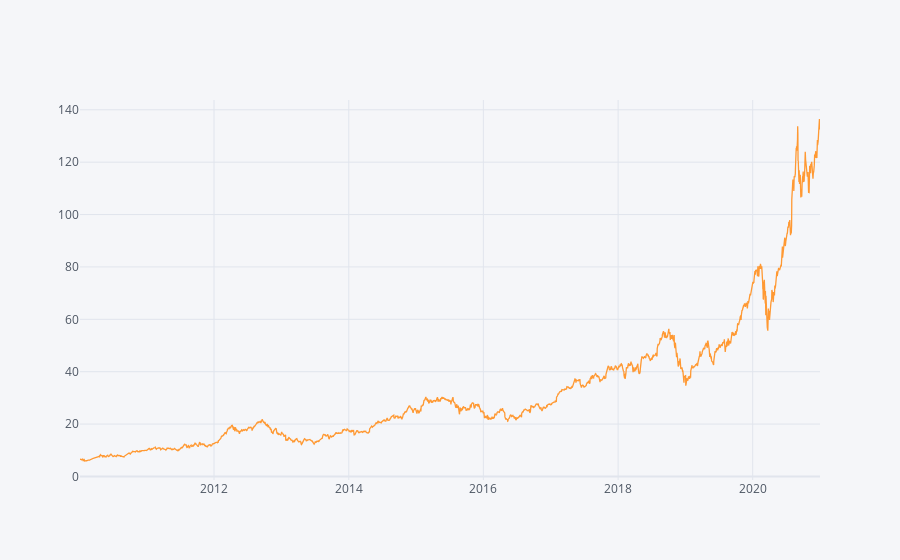

Here is the notebook cell this chart was saved with:
### Code cell
mv = MV.MovingAverage(aapl)
mv.plot()

### Figure 1 — Plotly figure (JSON) as saved in the notebook; plotly's stock layout.template omitted (floating-point values rounded to 4 significant figures; data arrays with more than 128 entries replaced by an {"elided": "..."} marker saying what was removed)
{"data": [{"line": {"color": "rgba(255, 153, 51, 1.0)", "dash": "solid", "shape": "linear", "width": 1.3}, "mode": "lines", "name": "Adj Close", "text": "", "x": {"elided": "2769 str values"}, "y": {"elided": "2769 float values"}, "type": "scatter"}], "layout": {"legend": {"bgcolor": "#F5F6F9", "font": {"color": "#4D5663"}}, "paper_bgcolor": "#F5F6F9", "plot_bgcolor": "#F5F6F9", "title": {"font": {"color": "#4D5663"}}, "xaxis": {"gridcolor": "#E1E5ED", "showgrid": true, "tickfont": {"color": "#4D5663"}, "title": {"font": {"color": "#4D5663"}, "text": ""}, "zerolinecolor": "#E1E5ED"}, "yaxis": {"gridcolor": "#E1E5ED", "showgrid": true, "tickfont": {"color": "#4D5663"}, "title": {"font": {"color": "#4D5663"}, "text": ""}, "zerolinecolor": "#E1E5ED"}}}
